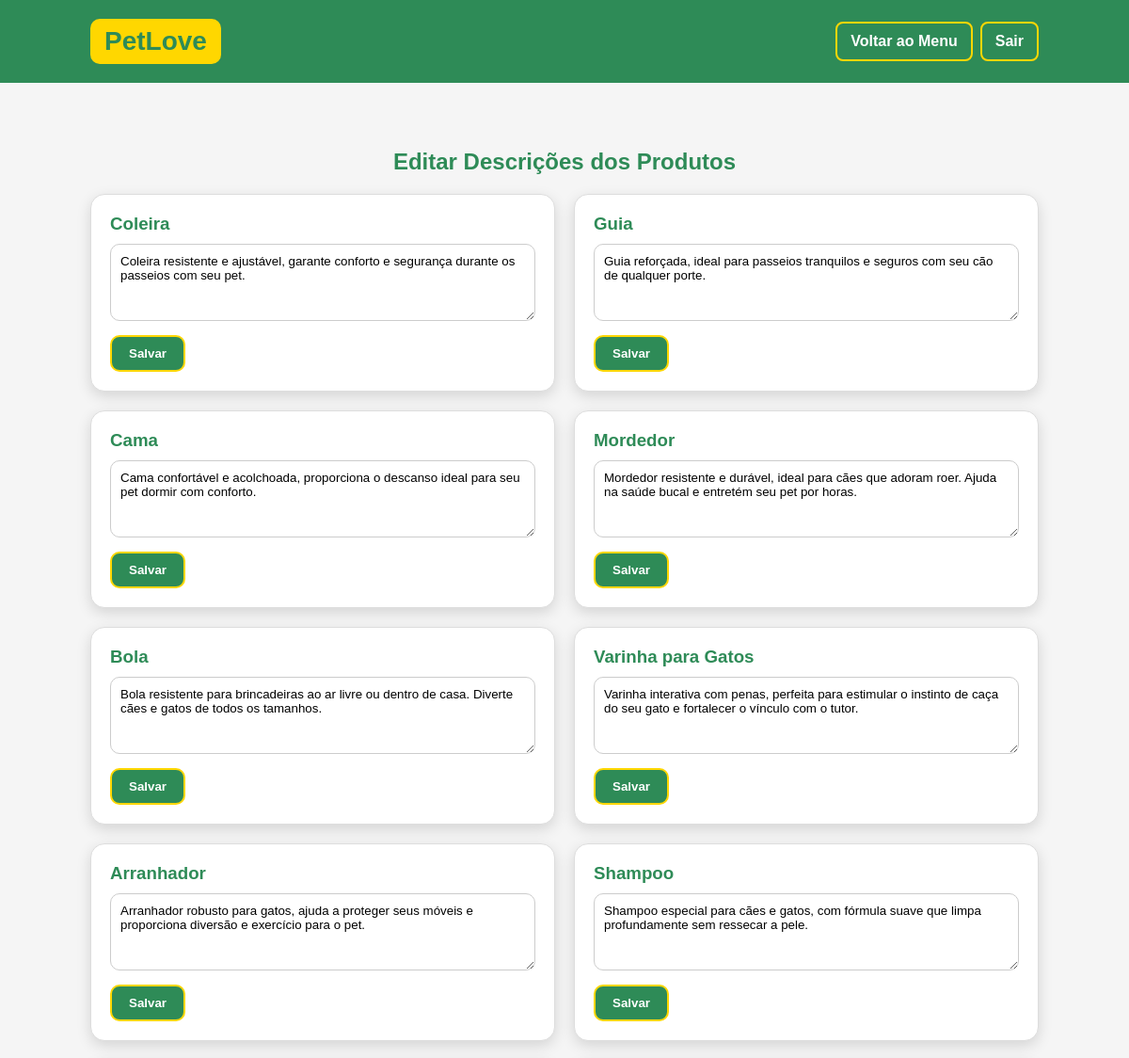
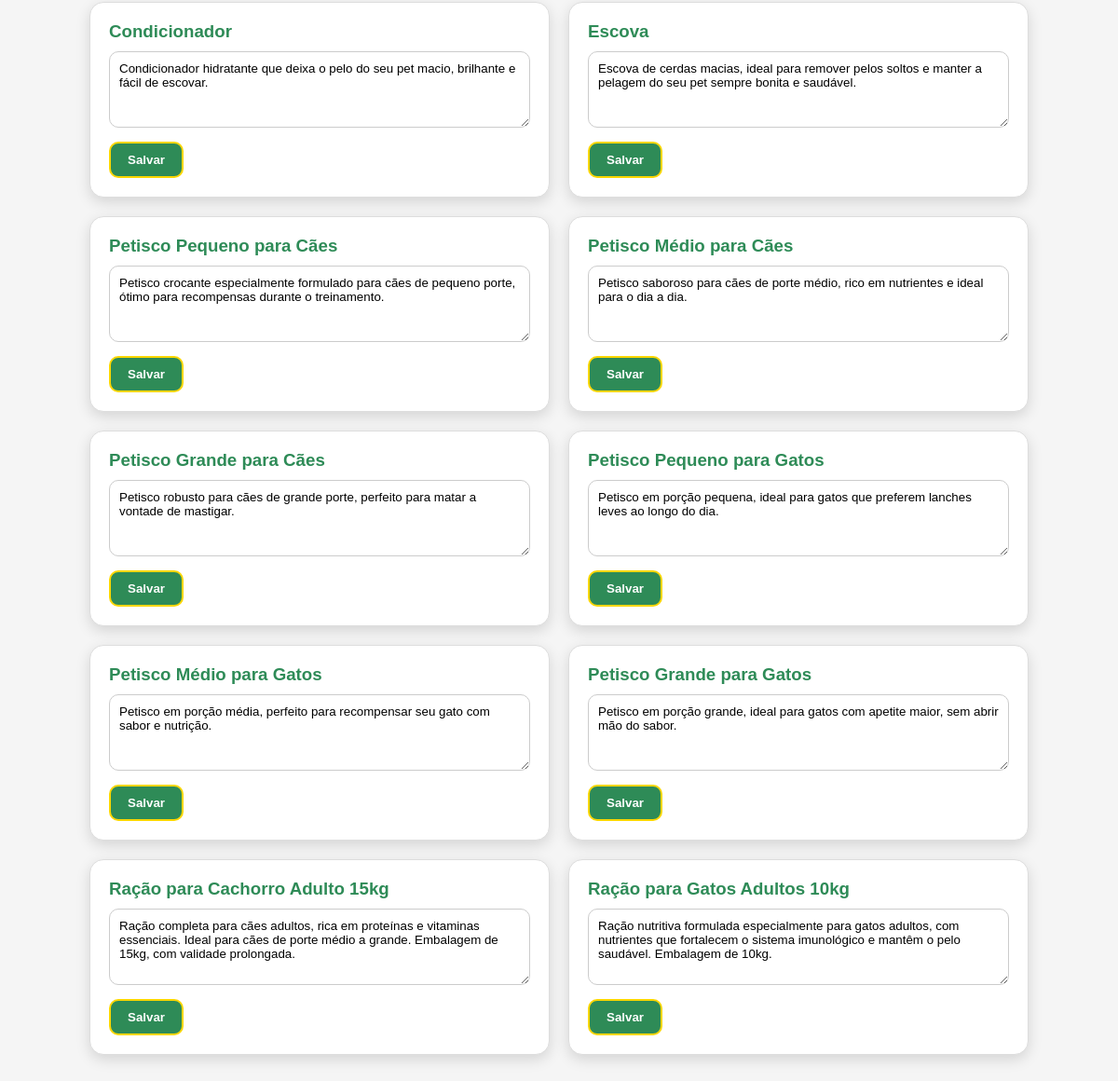
/crud/produtos/descricoes.php (signed in), run on the app's committed database (2 pictures, top to bottom).
### tables this page shows
CREATE TABLE produtos (
    id INT PRIMARY KEY AUTO_INCREMENT,
    nome VARCHAR(100) NOT NULL,
    descricao VARCHAR(255) DEFAULT NULL,
    descricao_completa TEXT DEFAULT NULL,
    preco DECIMAL(10,2) NOT NULL,
    estoque INT NOT NULL DEFAULT 0,
    categoria VARCHAR(50) NOT NULL,
    imagem VARCHAR(255) DEFAULT NULL,

    UNIQUE KEY uq_produtos_nome (nome),
    KEY idx_produtos_nome (nome),
    KEY idx_produtos_categoria (categoria),

    CONSTRAINT chk_produtos_estoque CHECK (estoque >= 0),
    CONSTRAINT chk_produtos_preco CHECK (preco >= 0)
);

### crud/produtos/descricoes.php (the view, shortened to what this page needs)
<?php
require_once "../../config/conexao.php";
$sql = "SELECT * FROM produtos ORDER BY categoria, id";
$resultado = $conexao->query($sql);
?>
<!DOCTYPE html>
<html lang="pt-br">
<head>
    <link rel="stylesheet" href="../../assets/css/descricoes-crud.css">
</head>
<body>
<header>
    <h1>PetLove</h1>
    <nav>
        <a href="/chefe/index.php">Voltar ao Menu</a>
        <a href="/logout.php">Sair</a>
    </nav>
</header>
<section class="conteudo">
    <h2>Editar Descrições dos Produtos</h2>
    <div class="lista-produtos">
        <?php while ($produto = $resultado->fetch_assoc()): ?>
            <form method="POST" class="item-produto">
                <h3><?= htmlspecialchars($produto['nome']) ?></h3>
                <textarea name="descricao_completa" rows="4"><?= htmlspecialchars($produto['descricao_completa'] ?? '') ?></textarea>
                <button type="submit">Salvar</button>
            </form>
        <?php endwhile; ?>
    </div>
</section>
</body>
</html>

### assets/css/descricoes-crud.css (style rules this page uses)
* { margin: 0; padding: 0; box-sizing: border-box; font-family: Arial, sans-serif; }
body { background: #f5f5f5; color: #333; }
header { padding: 20px 8%; background: #2E8B57; display: flex; justify-content: space-between; align-items: center; }
header h1 { color: #2E8B57; font-size: 28px; background: #FFD700; padding: 8px 15px; border-radius: 10px; }
nav { display: flex; gap: 8px; }
nav a { color: white; background: transparent; padding: 10px 14px; text-decoration: none; border-radius: 8px; font-weight: bold; border: 2px solid #FFD700; transition: 0.2s; }
.conteudo { padding: 40px 8%; }
.conteudo h2 { color: #2E8B57; text-align: center; margin: 30px 0 20px; }
.lista-produtos { display: grid; grid-template-columns: repeat(2, 1fr); gap: 20px; margin-bottom: 40px; }
.item-produto { background: white; padding: 20px; border-radius: 15px; border: 1px solid #ddd; box-shadow: 0 5px 15px #0002; transition: 0.2s; display: flex; flex-direction: column; }
.item-produto h3 { color: #2E8B57; margin-bottom: 10px; }
.item-produto textarea { width: 100%; padding: 10px; border: 1px solid #ccc; border-radius: 10px; font-family: Arial, sans-serif; resize: vertical; margin-bottom: 15px; flex-grow: 1; }
.item-produto button { background: #2E8B57; color: white; border: 2px solid #FFD700; padding: 10px 18px; border-radius: 10px; font-weight: bold; cursor: pointer; transition: 0.2s; align-self: flex-start; }

### data on the page
produtos: nome "Coleira", descricao_completa "Coleira resistente e ajustável, garante conforto e segurança durante os passeios com seu pet."
produtos: nome "Guia", descricao_completa "Guia reforçada, ideal para passeios tranquilos e seguros com seu cão de qualquer porte."
produtos: nome "Cama", descricao_completa "Cama confortável e acolchoada, proporciona o descanso ideal para seu pet dormir com conforto."
produtos: nome "Mordedor", descricao_completa "Mordedor resistente e durável, ideal para cães que adoram roer. Ajuda na saúde bucal e entretém seu pet por horas."
produtos: nome "Bola", descricao_completa "Bola resistente para brincadeiras ao ar livre ou dentro de casa. Diverte cães e gatos de todos os tamanhos."
produtos: nome "Varinha para Gatos", descricao_completa "Varinha interativa com penas, perfeita para estimular o instinto de caça do seu gato e fortalecer o vínculo com o tutor."
produtos: nome "Arranhador", descricao_completa "Arranhador robusto para gatos, ajuda a proteger seus móveis e proporciona diversão e exercício para o pet."
produtos: nome "Shampoo", descricao_completa "Shampoo especial para cães e gatos, com fórmula suave que limpa profundamente sem ressecar a pele."
produtos: nome "Condicionador", descricao_completa "Condicionador hidratante que deixa o pelo do seu pet macio, brilhante e fácil de escovar."
produtos: nome "Escova", descricao_completa "Escova de cerdas macias, ideal para remover pelos soltos e manter a pelagem do seu pet sempre bonita e saudável."
produtos: nome "Petisco Pequeno para Cães", descricao_completa "Petisco crocante especialmente formulado para cães de pequeno porte, ótimo para recompensas durante o treinamento."
produtos: nome "Petisco Médio para Cães", descricao_completa "Petisco saboroso para cães de porte médio, rico em nutrientes e ideal para o dia a dia."
produtos: nome "Petisco Grande para Cães", descricao_completa "Petisco robusto para cães de grande porte, perfeito para matar a vontade de mastigar."
produtos: nome "Petisco Pequeno para Gatos", descricao_completa "Petisco em porção pequena, ideal para gatos que preferem lanches leves ao longo do dia."
produtos: nome "Petisco Médio para Gatos", descricao_completa "Petisco em porção média, perfeito para recompensar seu gato com sabor e nutrição."
produtos: nome "Petisco Grande para Gatos", descricao_completa "Petisco em porção grande, ideal para gatos com apetite maior, sem abrir mão do sabor."
produtos: nome "Ração para Cachorro Adulto 15kg", descricao_completa "Ração completa para cães adultos, rica em proteínas e vitaminas essenciais. Ideal para cães de porte médio a grande. Embalagem de 15kg, com validade prolongada."
produtos: nome "Ração para Gatos Adultos 10kg", descricao_completa "Ração nutritiva formulada especialmente para gatos adultos, com nutrientes que fortalecem o sistema imunológico e mantêm o pelo saudável. Embalagem de 10kg."
